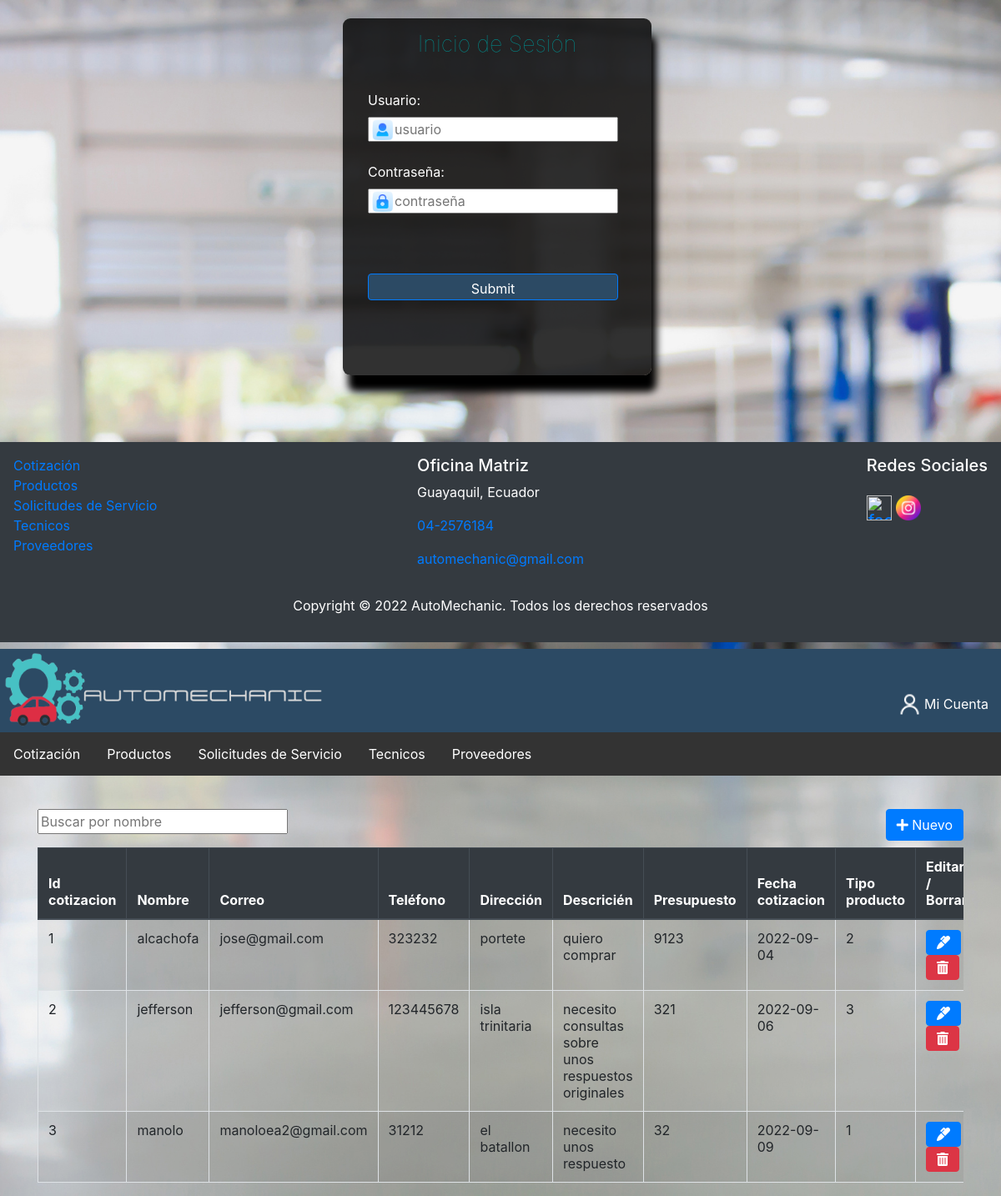
Screenshot of /index.php?c=cotizacion&f=index with the database file from the repository.
### tables this page shows
CREATE TABLE `cotizacion` (
  `id_cotizacion` int(11) NOT NULL,
  `nombre` varchar(30) NOT NULL,
  `correo` varchar(100) NOT NULL,
  `telefono` varchar(10) NOT NULL,
  `direccion` varchar(200) NOT NULL,
  `descripcion` varchar(100) NOT NULL,
  `presupuesto` float NOT NULL,
  `fecha_cotizacion` date NOT NULL,
  `id_tipo` int(11) NOT NULL
);

CREATE TABLE `tipo_producto` (
  `id_tipo` int(11) NOT NULL,
  `tipo_producto` varchar(30) NOT NULL
);

### controller/FrontController.php (called while the page is built, shortened)
<?php
class FrontController
{
    public function ruteo()
    {
        $funcion = (!empty($_REQUEST['f'])) ? htmlentities($_REQUEST['f']) : FUNCION_PRINCIPAL;
        $cont = new  $controlador();
        $cont->$funcion();
    }
}

### index.php (called while the page is built)
<?php
    require_once 'controller/FrontController.php';
    $front = new FrontController();
    $front->ruteo();

### config/conexion.php (called while the page is built)
<?php
class Conexion
{
    public static function getConexion()
    {
        $dsn = 'mysql:host=localhost;port=3306;dbname=' . DBNAME;
        $conexion = null;
        try {
            $conexion = new PDO($dsn, DBUSER, DBPASSWORD);
            $conexion->setAttribute(PDO::ATTR_ERRMODE, PDO::ERRMODE_EXCEPTION);
        } catch (Exception $e) {
            echo $e;
            die("error " . $e->getMessage());
        }
        return $conexion;
    }
}

### model/dao/CotizacionDAO.php (called while the page is built, shortened)
<?php
require_once 'config/Conexion.php';
class CotizacionDAO
{
    private $con;
    public function __construct()
    {
        $this->con = Conexion::getConexion();
    }
    public function selectAll($parametro)
    {
        $sql = "SELECT * FROM cotizacion c INNER JOIN tipo_producto t ON c.id_tipo = t.id_tipo where c.id_tipo = t.id_tipo and
      (nombre like :b1 or tipo_producto like :b2)
      ORDER BY c.id_cotizacion";
        $stmt = $this->con->prepare($sql);
        $conlike = '%' . $parametro . '%';
        $data = array('b1' => $conlike, 'b2' => $conlike);
        $stmt->execute($data);
        $resultados = $stmt->fetchAll(PDO::FETCH_ASSOC);
        return $resultados;
    }
}

### view/cotizacion/cotizacion.list.php (the view, shortened to what this page needs)
<?php require_once HEADER; ?>
<div class="container">
    <div class="row">
        <div class="col-sm-6">
           <input type="text" name="busquedaAjax" id="busquedaAjax"  placeholder="Buscar por nombre"/>
        </div>
        <div class="col-sm-6 d-flex flex-column align-items-end">
            <a href="index.php?c=cotizacion&f=view_new">
                <button type="button" class="btn btn-primary">
                    <i class="fas fa-plus"></i>
                    Nuevo</button>
            </a>
        </div>
    </div>
    <div class="table-responsive mt-2">
        <table class="table table-striped table-bordered">
            <thead class="thead-dark">
                <th>Id cotizacion</th>
                <th>Nombre</th>
                <th>Correo</th>
                <th>Tel&eacute;fono</th>
                <th>Direcci&oacute;n</th>
                <th>Descrici&eacute;n</th>
                <th>Presupuesto</th>
                <th>Fecha cotizacion</th>
                <th>Tipo producto</th>
                <th>Editar / Borrar</th>
            </thead>
            <tbody class="tabladatos">
                <?php
                foreach ($resultados as $fila) {
                ?>
                    <tr>
                        <td><?php echo $fila['id_cotizacion']; ?></td>
                        <td><?php echo $fila['nombre']; ?></td>
                        <td><?php echo $fila['correo']; ?></td>
                        <td><?php echo $fila['telefono']; ?></td>
                        <td><?php echo $fila['direccion']; ?></td>
                        <td><?php echo $fila['descripcion']; ?></td>
                        <td><?php echo $fila['presupuesto']; ?></td>
                        <td><?php echo $fila['fecha_cotizacion']; ?></td>
                        <td><?php echo $fila['id_tipo']; ?></td>
                        <td>
                            <a class="btn btn-primary" href="index.php?c=cotizacion&f=view_edit&id=<?php echo  $fila['id_cotizacion']; ?>">
                                <i class="fas fa-marker"></i></a>
                            <a class="btn btn-danger" onclick="if(!confirm('Esta seguro de eliminar de eliminar la cotizacion?'))return false;" href="index.php?c=cotizacion&f=delete&id=<?php echo  $fila['id_cotizacion']; ?>">
                                <i class="fas fa-trash-alt"></i></a>
                        </td>
                    </tr>
                <?php } ?>
            </tbody>
        </table>
    </div>
</div>

### controller/CotizacionController.php (shortened to what this page needs)
<?php
require_once 'model/dao/CotizacionDAO.php';
class CotizacionController
{
    private $model;
    public function __construct()
    {
        $this->model = new CotizacionDAO();
    }
    public function index()
    {
        if ($_SESSION['usuario']  == null || $_SESSION['usuario'] == '' && $_SESSION['contra'] == null || $_SESSION['contra'] == '') {
            require_once VLOGIN . 'ingresar.php';
        }
            $resultados = $this->model->selectAll("");
            require_once VCOTIZACION . 'list.php';
    }
}

### view/login/login.ingresar.php (shortened to what this page needs)
<?php $fondo = "assets/imagenes/automotriz3.jpeg";
$link ="index.php?c=Login&f=index";
$imagen = "assets/imagenes/usuarioInicio.png";
$opcion ="Mi Cuenta";
 ?>
<head>
</head>
<body style="background:url(<?php echo isset($fondo) ? $fondo : "";?>); background-size: cover;">
<div id="contenedorPrincipal">
        <div id="galeria">
            <div class="elemento">
				<div class="elemento2">
					<p class="texto">Inicio de Sesión</p>
				</div>
                <form action="index.php?c=login&f=validar" id="form" method="POST">
                    <div class="componente">
                        <label>Usuario:</label><br/>
						<img src="assets/imagenes/usuario.png" class="icono"/>
                        <input type="text" name="usuario" id="usuario" placeholder="usuario" />
                    </div>
                    <br/>
                    <div class="componente">
                        <label>Contraseña:</label><br/>
						<img src="assets/imagenes/contrasenia.png" class="icono"/>
                        <input type="text" name="contra" id="contra" placeholder="contraseña"/>
                    </div>
                    <br/>
                    <br/><br/>
                    <div id="boton">
                        <input type="submit" class="btn btn-primary"/><br/><br/>
                    </div>
                </form>
            </div>
        </div>
    </div>
<?php require_once FOOTER ?>

### view/templates/footer.php (shortened to what this page needs)
<head>
    <link href="assets/css/bootstrap.min.css" rel="stylesheet">
    <link href="assets/css/estilos.css" rel="stylesheet">
</head>
<footer class="p-3 mb-2 bg-dark text-white" style="margin-top:30px">
    <div class="row">
        <div class="col-sm-4 d-flex flex-column">
            <a href="index.php?c=cotizacion&f=index">Cotizaci&oacute;n</a>
            <a href="index.php?c=Productos&f=index">Productos</a>
            <a href="index.php?c=SolicitudServicio&f=index">Solicitudes de Servicio</a>
            <a href="index.php?c=SolicitudTecnico&f=index">Tecnicos</a>
            <a href="index.php?c=Proveedores&f=index">Proveedores</a>
        </div>
        <div class="col-sm-4 d-flex flex-column align-items-center">
            <address>
                <h5>Oficina Matriz</h5>
                <p>Guayaquil, Ecuador</p>
                <p><a href="tel:+593">04-2576184</a></p>
                <p><a href="#">automechanic@gmail.com</a></p>
            </address>
        </div>
        <div class="col-sm-4 d-flex flex-column align-items-end">
            <h5>Redes Sociales<br /><br />
                <a href="http://www.facebook.com/"><img src="assets/imagenes/facebook.png" style="width:30px; height:30px" alt="facebook" class="imagenRedes" /></a>
                <a href="http://www.instagram.com/"><img src="assets/imagenes/instagram.png" style="width:30px; height:30px" alt="instagram" class="imagenRedes" /></a>
            </h5>
        </div>
    </div>
    <div>
        <p class="text-center"> Copyright © <?php echo date('Y'); ?> AutoMechanic. Todos los derechos reservados</p>
    </div>
</footer>
</body>
</html>

### view/templates/header.php (shortened to what this page needs)
<!DOCTYPE html>
<html>
<head>
    <link href="assets/css/bootstrap.min.css" rel="stylesheet">
    <link href="assets/css/estilos.css" rel="stylesheet">
    <link rel="stylesheet" href="https://use.fontawesome.com/releases/v5.6.3/css/all.css">
</head>
<body style="background:url(<?php echo isset($fondo) ? $fondo : "";?>); background-size: cover;">
<div style="margin-bottom: 20px">
    <header>
            <a href=""><img src="assets/imagenes/logo3.png" alt="logo" /></a>
            <a href="<?php echo isset($link) ? $link : "";?>" style="float: right; color: white; margin-right:15px; margin-top:50px;">
            <img src="<?php echo isset($imagen) ? $imagen : "";?>" alt="ingresa" style="width: 35px; height:35px;"/><?php echo isset($opcion) ? $opcion : "";?></a>
    </header>
    <nav style="margin-bottom: 40px">
        <div id="navegador">
            <ul>
                <li><a href="index.php?c=cotizacion&f=index">Cotizaci&oacute;n</a></li>
                <li><a href="index.php?c=Productos&f=index">Productos</a></li>
                <li><a href="index.php?c=SolicitudServicio&f=index">Solicitudes de Servicio</a></li>
                <li><a href="index.php?c=SolicitudTecnico&f=index">Tecnicos</a></li>
                <li><a href="index.php?c=Proveedores&f=index">Proveedores</a></li>
            </ul>
        </div>
    </nav>
</div>

### assets/css/estilos.css (style rules this page uses)
body { margin: 0; background-color: #fff; }
header { background-color: #2C4A64; background-size: cover; height:100px; width: 100%; overflow: hidden; }
header img { width: 400px; height: 100px; text-align: left; }
#navegador ul { list-style-type: none; margin: 0; padding: 0; overflow: hidden; background-color: #333; }
#navegador li { float: left; position: relative; }
#navegador li a { display: block; color: white; text-align: center; padding: 14px 16px; text-decoration: none; }

### view/login/login.ingresar.php (style rules this page uses)
#galeria { display: grid; grid-template-rows: auto auto auto auto auto auto; grid-template-columns: 16% 16% 16% 16% 16% 16%; grid-gap: 10px 10px; }
.elemento:nth-child(1) { grid-row: 3/8; grid-column: 3/5; }
.elemento { background-color: rgba(0, 0, 0, .8); box-shadow: 6px 20px 10px black; padding: 10px; width: 370px; margin-left: 7px; margin-top: 2px; padding-left: 30px; padding-right: 30px; padding-bottom: 50px; border-radius: 9px; margin-bottom: 50px; }
.elemento2 { padding-bottom: 20px; }
p.texto { font-size: 20pt; font-weight: lighter; color: darkcyan; font-stretch: expanded; text-align: center; }
input[type=text] { width: 300px; height: 30px; border-radius:none; }
input[type=submit], input[type=reset] { background-color:#2C4A64; color: white; width: 300px; height: 25px; text-align: center; padding-top: 5px; padding-bottom: 25px; }
label { color: white; }
.icono { width: 25px; height: 25px; }
#form .componente { position: relative; }
#form .componente input { padding-left: 30px; outline: none; }
#form .componente img { position: absolute; margin-left: 5px; margin-top: 3px; }

### rows the page displays
cotizacion: id_cotizacion "1", nombre "alcachofa", correo "jose@gmail.com", telefono "323232", direccion "portete", descripcion "quiero comprar", presupuesto "9123", fecha_cotizacion "2022-09-04", id_tipo.id_tipo "2"
cotizacion: id_cotizacion "2", nombre "jefferson", correo "jefferson@gmail.com", telefono "123445678", direccion "isla trinitaria", descripcion "necesito consultas sobre unos respuestos originales", presupuesto "321", fecha_cotizacion "2022-09-06", id_tipo.id_tipo "3"
cotizacion: id_cotizacion "3", nombre "manolo", correo "manoloea2@gmail.com", telefono "31212", direccion "el batallon", descripcion "necesito unos respuesto", presupuesto "32", fecha_cotizacion "2022-09-09", id_tipo.id_tipo "1"

### other values shown
$opcion "Mi Cuenta"
